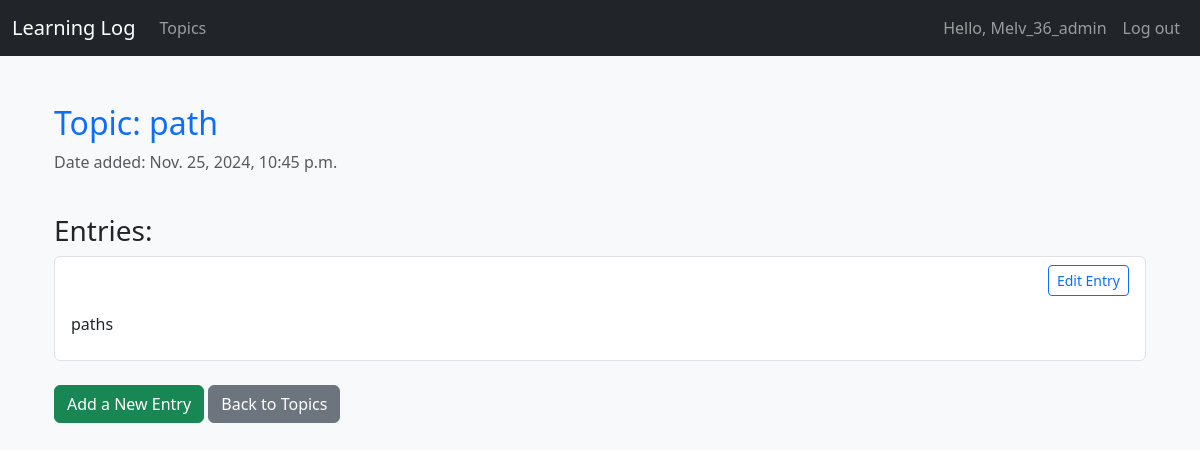
Page /topics/6/ (signed in) on the committed database.
### learning_logs/models.py (models this page shows, shortened)
class Topic(models.Model):
    text = models.CharField(max_length=200)
    date_added = models.DateTimeField(auto_now_add=True)
    owner = models.ForeignKey(User, on_delete=models.CASCADE, null=True)  # Ensure this exists

class Entry(models.Model):
    topic = models.ForeignKey(Topic, on_delete=models.CASCADE)
    text = models.TextField()
    date_added = models.DateTimeField(null=True)
    class Meta:
        verbose_name_plural = 'entries'

### learning_logs/views.py (the view)
# urls.py: path('topics/<int:topic_id>/', views.topic, name='topic'),
@login_required
def topic(request, topic_id):
    topic = get_object_or_404(Topic, id=topic_id)  # Fetch the topic or return 404 if not found
    entries = topic.entry_set.order_by('-date_added')  # Get all related entries, ordered by date
    context = {'topic': topic, 'entries': entries}
    return render(request, 'learning_logs/topic.html', context)

### learning_log/templates/learning_logs/topic.html (shortened to what this page needs)
{% extends "learning_logs/base.html" %}
{% block content %}
<div class="container">
    <div class="row">
        <div class="col-12">
            <h2 class="mt-4 text-primary">Topic: {{ topic.text }}</h2>
            <p class="text-muted">Date added: {{ topic.date_added }}</p>
        </div>
    </div>
    <div class="row">
        <div class="col-12">
            <h3 class="mt-4">Entries:</h3>
            {% if entries %}
                <ul class="list-group">
                    {% for entry in entries %}
                        <li class="list-group-item">
                            <div class="d-flex justify-content-between">
                                <a href="{% url 'learning_logs:edit_entry' entry.id %}" class="btn btn-sm btn-outline-primary">Edit Entry</a>
                            </div>
                            <p class="mt-2">{{ entry.text|linebreaks }}</p>
                        </li>
                    {% endfor %}
                </ul>
            {% else %}
                <p class="text-muted">No entries have been added yet for this topic.</p>
            {% endif %}
        </div>
    </div>
    <div class="row mt-4">
        <div class="col-12">
            <a href="{% url 'learning_logs:new_entry' topic.id %}" class="btn btn-success">Add a New Entry</a>
            <a href="{% url 'learning_logs:topics' %}" class="btn btn-secondary">Back to Topics</a>
        </div>
    </div>
</div>
{% endblock %}

### learning_log/templates/learning_logs/base.html (shortened to what this page needs)
{% load bootstrap5 %}
<!DOCTYPE html>
<html lang="en">
<head>
    <link href="https://cdn.jsdelivr.net/npm/bootstrap@5.3.0-alpha1/dist/css/bootstrap.min.css"
          rel="stylesheet"
>
</head>
<body class="bg-light">
<nav class="navbar navbar-expand-lg navbar-dark bg-dark">
    <div class="container-fluid">
        <a class="navbar-brand" href="{% url 'learning_logs:home' %}">Learning Log</a>
        <div class="collapse navbar-collapse" id="navbarNav">
            <ul class="navbar-nav">
                <li class="nav-item">
                    <a class="nav-link" href="{% url 'learning_logs:topics' %}">Topics</a>
                </li>
            </ul>
            <ul class="navbar-nav ms-auto">
                {% if user.is_authenticated %}
                    <li class="nav-item">
                        <a class="nav-link" href="#">Hello, {{ user.username }}</a>
                    </li>
                    <li class="nav-item">
                        <a class="nav-link" href="{% url 'users:logout' %}">Log out</a>
                    </li>
                {% endif %}
            </ul>
        </div>
    </div>
</nav>
<div class="container mt-4">
    <div>
        {% block content %}{% endblock %}
    </div>
</div>
</body>
</html>

### rows in the picture
Topic: text "path", date_added "Nov. 25, 2024, 10:45 p.m."
Entry: text "paths"

### other values in the picture
{{ user.username }} "Melv_36_admin"
